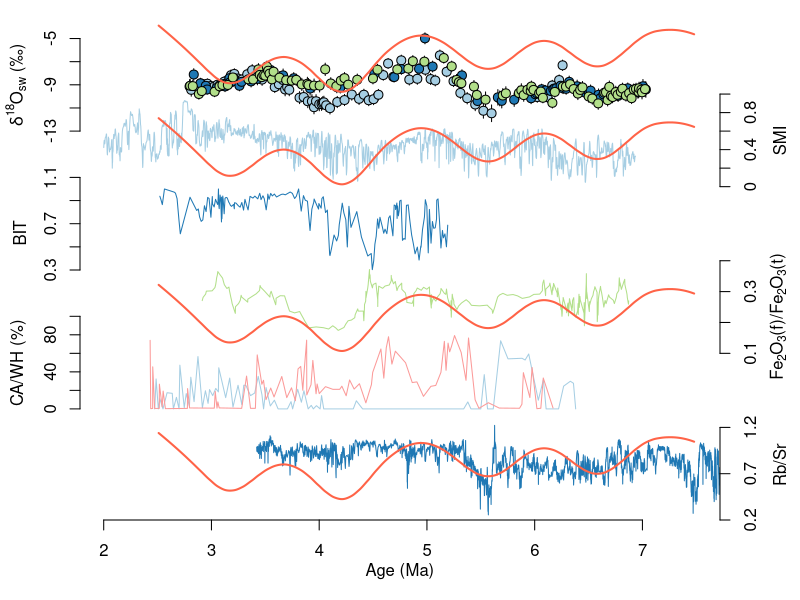

This figure's R source:
library(tidyverse)
library(readxl)
library(ggpubr)

## load data
sw = read.csv("output/d18c.csv")
smi = read_xlsx("data/regional_records/SMI.xlsx") %>%
  mutate(age = age / 1000) %>%
  filter(age > 2 & age < 7.5) %>%
  drop_na(SMI)
gdgt = read_xlsx("data/regional_records/gdgt.xlsx")
snail = read_xls("data/regional_records/land snails.xls", sheet = "Xifeng")
ca = snail[, 1:2] %>% drop_na()
wh = snail[, 3:4] %>% drop_na()
iron = read_xlsx("data/regional_records/freeiron.xlsx", sheet = "Pianguan")
rbsr = read_xlsx("data/regional_records/RbSr.xlsx")
ob.am = read.csv("output/ob.am.csv")

## plot ----
pal = c("#A6CEE3", "#1F78B4", "#B2DF8A", "#33A02C", "#FB9A99", "#E31A1C")
site = pal[factor(sw$site, levels = c("Lantian", "Shilou", "Jiaxian"))]

# png("figures/Fig3.regional_records.png", 4, 6, units = "in", res = 300)
pdf("figures/Fig3.regional_records.pdf", width = 4, height = 6)
par(mar = c(4, 4, 1, 4))
plot(0, 0, xlim = c(2, 7.5), ylim = c(0, 5), axes = FALSE,
     xlab = "", ylab = "")
yext = range(sw$d18sw.low, sw$d18sw.high)
tix = seq(floor(min(yext)), 
          ceiling(max(yext)), by = 2)
sw.rs = cbind(sw$age,
                4 + (sw$d18sw - min(tix)) / diff(range(tix)),
                4 + (sw$d18sw.low - min(tix)) / diff(range(tix)),
                4 + (sw$d18sw.high - min(tix)) / diff(range(tix)))
arrows(sw.rs[, 1], sw.rs[, 3], sw.rs[, 1], sw.rs[, 4], col = "black",
       angle=90, length=0, code = 0)
points(sw.rs[, 1], sw.rs[, 2], col = "black", bg = site, pch = 21, cex = 1.2)
axis(2, 4 + (tix - min(tix)) / diff(range(tix)), tix)
mtext(expression(delta^"18"*"O"[sw]*" (\u2030)"), 2, line = 2.5, at = 4.5)
yext = range(ob.am$ob.am)
tix = seq(floor(min(yext*10)), 
          ceiling(max(yext*10+3)), by = 5)/10
ob.am.rs = cbind(ob.am$age,
               4.4 + (ob.am$ob.am - min(tix)) / diff(range(tix)))
lines(ob.am.rs[, 1], ob.am.rs[, 2], col = "tomato", lwd = 2)

yext = range(smi$SMI)
tix = seq(floor(min(yext)), 
          ceiling(max(yext)), by = 0.2)
smi.rs = cbind(smi$age,
              3.4 + (smi$SMI - min(tix)) / diff(range(tix)))
lines(smi.rs[, 1], smi.rs[, 2], col = pal[1], pch = 21, cex = 1.2)
axis(4, 3.4 + (tix - min(tix)) / diff(range(tix)), tix)
mtext(expression("SMI"), 4, line = 2.5, at = 3.9)
yext = range(ob.am$ob.am)
tix = seq(floor(min(yext*10)), 
          ceiling(max(yext*10+3)), by = 5)/10
ob.am.rs = cbind(ob.am$age,
                 3.4 + (ob.am$ob.am - min(tix)) / diff(range(tix)))
lines(ob.am.rs[, 1], ob.am.rs[, 2], col = "tomato", lwd = 2)

yext = range(gdgt$BIT)
tix = seq(floor(min(yext * 10)), 
          ceiling(max(yext * 10 + 1)), by = 2) / 10
gdgt.rs = cbind(gdgt$age,
                2.5 + (gdgt$BIT - min(tix)) / diff(range(tix)))
lines(gdgt.rs[, 1], gdgt.rs[, 2], col = pal[2])
axis(2, 2.5 + (tix - min(tix)) / diff(range(tix)), tix)
mtext(expression("BIT"), 2, line = 2.5, at = 2.9)

yext = range(iron$Fe)
tix = seq(floor(min(yext * 10)), 
          ceiling(max(yext * 10)), by = 1) /10
iron.rs = cbind(iron$age,
               1.6 + (iron$Fe - min(tix)) / diff(range(tix)))
lines(iron.rs[, 1], iron.rs[, 2], col = pal[3], pch = 21, cex = 1.2)
axis(4, 1.6 + (tix - min(tix)) / diff(range(tix)), tix)
mtext(expression("Fe"[2]*"O"[3]*"(f)/Fe"[2]*"O"[3]*"(t)"), 4, line = 2.5, at = 2)
yext = range(ob.am$ob.am)
tix = seq(floor(min(yext*10)), 
          ceiling(max(yext*10+3)), by = 5)/10
ob.am.rs = cbind(ob.am$age,
                 1.6 + (ob.am$ob.am - min(tix)) / diff(range(tix)))
lines(ob.am.rs[, 1], ob.am.rs[, 2], col = "tomato", lwd = 2)

yext = range(ca$CA, wh$WH)
tix = seq(floor(min(yext)), 
          ceiling(max(yext) + 20), by = 20)
ca.rs = cbind(ca$age1,
              1 + (ca$CA - min(tix)) / diff(range(tix)))
wh.rs = cbind(wh$age2,
              1 + (wh$WH - min(tix)) / diff(range(tix)))
lines(ca.rs[, 1], ca.rs[, 2], col = pal[1], pch = 21, cex = 1.2)
lines(wh.rs[, 1], wh.rs[, 2], col = pal[5], pch = 21, cex = 1.2)
axis(2, 1 + (tix - min(tix)) / diff(range(tix)), tix)
mtext(expression("CA/WH (%)"), 2, line = 2.5, at = 1.5)

yext = range(rbsr$RbSr)
tix = seq(floor(min(yext * 10)), 
          ceiling(max(yext * 10)), by = 5) / 10
rbsr.rs = cbind(rbsr$age,
                -0.2 + (rbsr$RbSr - min(tix)) / diff(range(tix)))
lines(rbsr.rs[, 1], rbsr.rs[, 2], col = pal[2], pch = 21, cex = 1.2)
axis(4, -0.2 + (tix - min(tix)) / diff(range(tix)), tix)
mtext(expression("Rb/Sr"), 4, line = 2.5, at = 0.4)
yext = range(ob.am$ob.am)
tix = seq(floor(min(yext*10)), 
          ceiling(max(yext*10+3)), by = 5)/10
ob.am.rs = cbind(ob.am$age,
                 0 + (ob.am$ob.am - min(tix)) / diff(range(tix)))
lines(ob.am.rs[, 1], ob.am.rs[, 2], col = "tomato", lwd = 2)

axis(1)
mtext("Age (Ma)", 1, line = 2)
dev.off()
